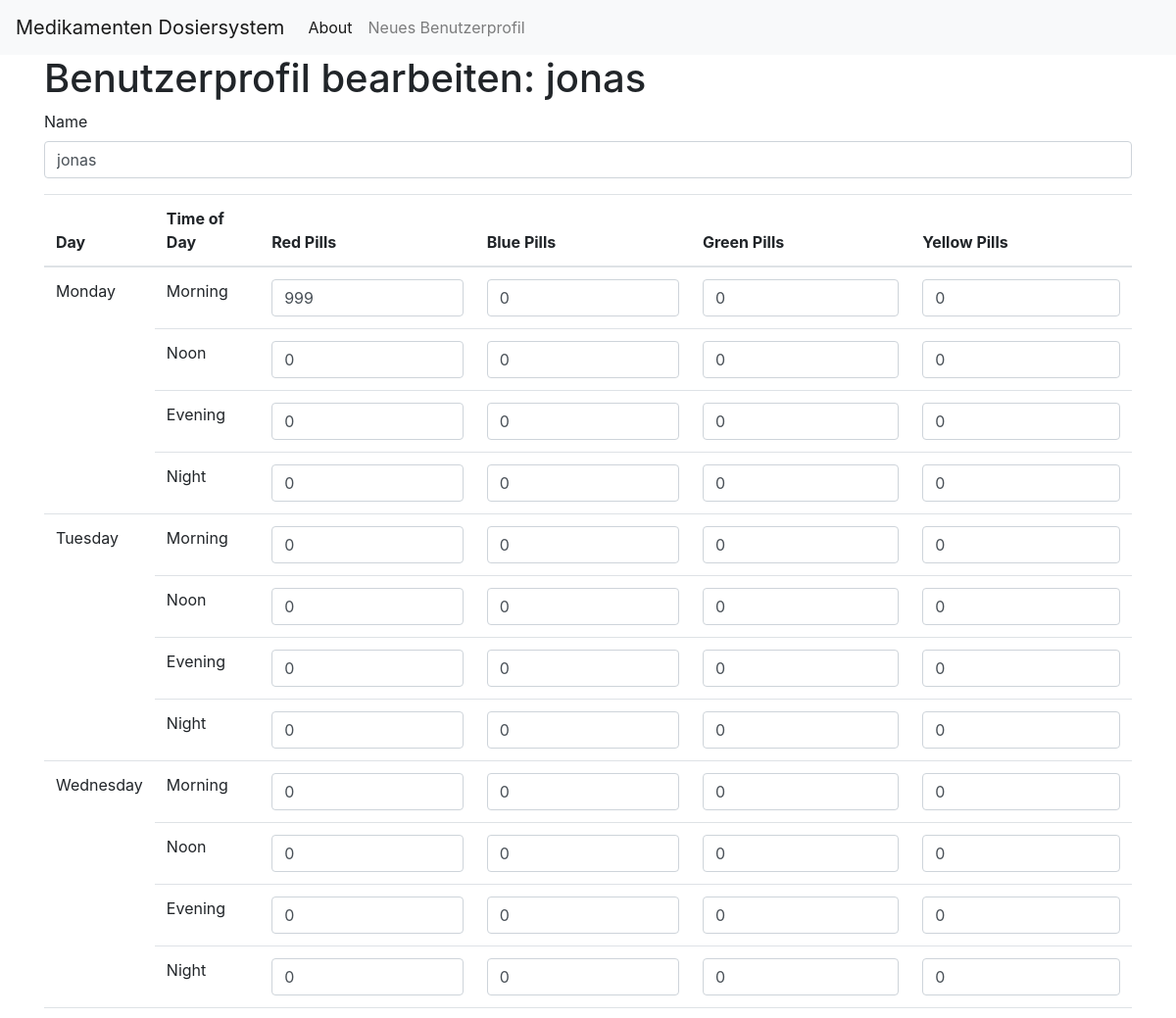
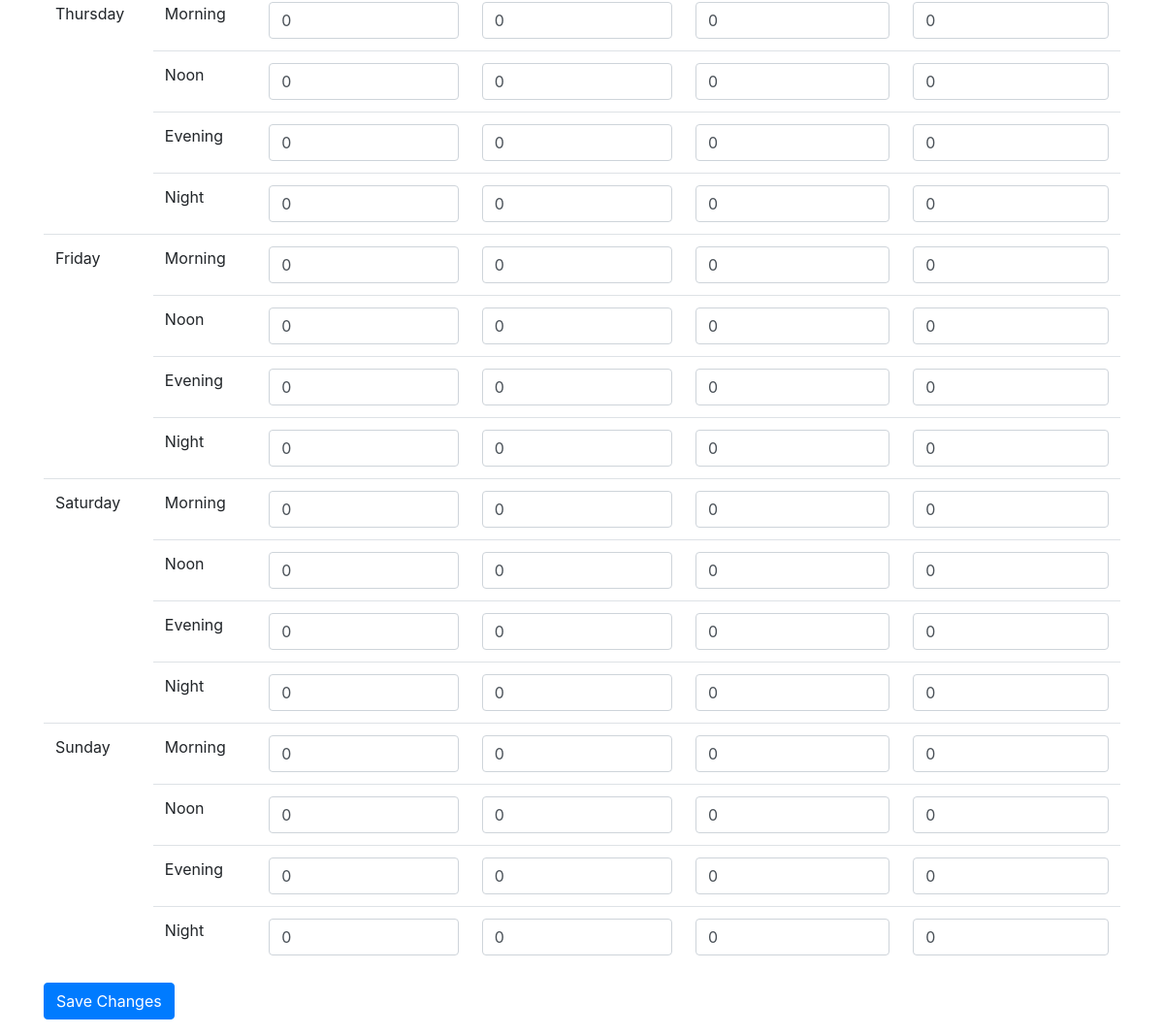
Screenshot of /editUser/16 with the database file from the repository (2 pictures, top to bottom).
### tables this page shows
CREATE TABLE Users (
    user_id INTEGER PRIMARY KEY AUTOINCREMENT,
    name TEXT NOT NULL
);

CREATE TABLE UserPlans (
    plan_id INTEGER PRIMARY KEY AUTOINCREMENT,
    user_id INTEGER NOT NULL,
    day_of_week TEXT NOT NULL,
    time_day TEXT NOT NULL, -- morning, noon, evening, night
    pill_id INTEGER NOT NULL,
    quantity INTEGER NOT NULL DEFAULT 0,
    FOREIGN KEY (user_id) REFERENCES Users(user_id),
    FOREIGN KEY (pill_id) REFERENCES Pills(pill_id)
);

### app.py (the view, shortened to what this page needs)
@app.route('/editUser/<int:user_id>', methods=['GET', 'POST'])
def editUser(user_id):
    user = get_user(user_id)  # Fetch user details
    conn = get_db_connection()
    user_plans_raw = conn.execute('''
        SELECT day_of_week, time_day, Pills.color, UserPlans.quantity
        FROM UserPlans
        JOIN Pills ON UserPlans.pill_id = Pills.pill_id
        WHERE UserPlans.user_id = ?
    ''', (user_id,)).fetchall()
    conn.close()
    user_plans = {day: {time: {'red': 0, 'blue': 0, 'green': 0, 'yellow': 0} for time in ['Morning', 'Noon', 'Evening', 'Night']} for day in ['Monday', 'Tuesday', 'Wednesday', 'Thursday', 'Friday', 'Saturday', 'Sunday']}
    time_mapping = {
        'morning': 'Morning',
        'noon': 'Noon',
        'evening': 'Evening',
        'night': 'Night'
    }
    for plan in user_plans_raw:
        day = plan['day_of_week']
        time = time_mapping.get(plan['time_day'].lower(), plan['time_day'])
        color = plan['color']
        quantity = plan['quantity']
        user_plans[day][time][color] = quantity
    return render_template('editUser.html', user=user, user_plans=user_plans)

### app.py (called while the page is built)
def get_db_connection():
    conn = sqlite3.connect('database.db')
    conn.row_factory = sqlite3.Row
    return conn

def get_user(user_id):
    conn = get_db_connection()
    user = conn.execute('SELECT * FROM users WHERE user_id = ?',
                        (user_id,)).fetchone()
    conn.close()
    if user is None:
        abort(404)
    return user

### templates/editUser.html
{% extends 'base.html' %}
{% block content %}
<h1>{% block title %} Benutzerprofil bearbeiten: {{ user['name'] }} {% endblock %}</h1>
<form method="post">
    <div class="form-group">
        <label for="name">Name</label>
        <input type="text" name="name"
               placeholder="Name" class="form-control"
               value="{{ user['name'] }}"></input>
    </div>
    <table class="table">
        <thead>
            <tr>
                <th>Day</th>
                <th>Time of Day</th>
                <th>Red Pills</th>
                <th>Blue Pills</th>
                <th>Green Pills</th>
                <th>Yellow Pills</th>
            </tr>
        </thead>
        <tbody>
            {% for day in ['Monday', 'Tuesday', 'Wednesday', 'Thursday', 'Friday', 'Saturday', 'Sunday'] %}
                {% for time in ['Morning', 'Noon', 'Evening', 'Night'] %}
                <tr>
                    {% if loop.first %}
                    <td rowspan="4">{{ day }}</td>
                    {% endif %}
                    <td>{{ time }}</td>
                    <td><input type="number" name="{{ day }}_{{ time|lower }}_red" class="form-control" value="{{ user_plans[day][time]['red'] }}"></td>
                    <td><input type="number" name="{{ day }}_{{ time|lower }}_blue" class="form-control" value="{{ user_plans[day][time]['blue'] }}"></td>
                    <td><input type="number" name="{{ day }}_{{ time|lower }}_green" class="form-control" value="{{ user_plans[day][time]['green'] }}"></td>
                    <td><input type="number" name="{{ day }}_{{ time|lower }}_yellow" class="form-control" value="{{ user_plans[day][time]['yellow'] }}"></td>
                </tr>
                {% endfor %}
            {% endfor %}
        </tbody>
    </table>
    <div class="form-group">
        <button type="submit" class="btn btn-primary">Save Changes</button>
    </div>
</form>
{% endblock %}

### rows the page displays
Users: name "jonas"
UserPlans: day_of_week "Monday", time_day "Morning", quantity "999", user_plans "0"

### other values shown
{{ time }} "Noon" "Evening" "Night" "Morning" "Noon" "Evening" "Night" "Morning" "Noon" "Evening" "Night" "Morning" "Noon" "Evening" "Night" "Morning" "Noon" "Evening" "Night" "Morning" "Noon" "Evening" "Night" "Morning" "Noon" "Evening" "Night"
{{ day }} "Tuesday" "Wednesday" "Thursday" "Friday" "Saturday" "Sunday"
